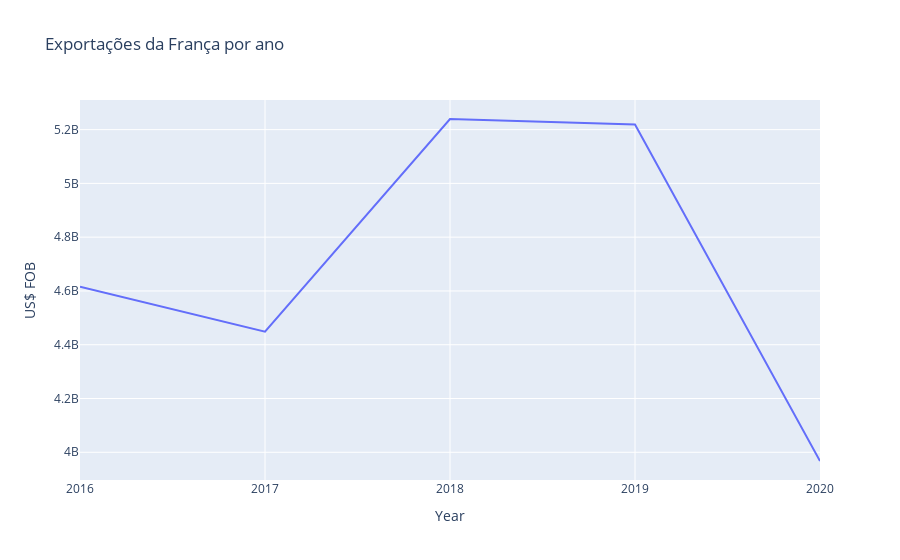

Notebook cell for this chart:
### Markdown cell above
###### Evolução das exportações para a França ao longo dos anos (US$)

### Code cell
# exportacao_ano = tabela.groupby(["Year", "Month"]).sum()
exportacao_ano = tabela.groupby("Year").sum()
exportacao_ano = exportacao_ano[["US$ FOB", "Net Weight"]]

def formatacao(valor):
    return f"$ {valor:,.2f}"

import plotly.express as px

exportacao_ano = exportacao_ano.reset_index()
grafico = px.line(exportacao_ano, x="Year", y="US$ FOB", title="Exportações da França por ano")
grafico.update_xaxes(type="category")
grafico.update_xaxes(rangemode="tozero")
grafico.show()

exportacao_ano["US$ FOB"] = exportacao_ano["US$ FOB"].map(formatacao)

display(exportacao_ano)

### Figure 1 — Plotly figure (JSON) as saved in the notebook; plotly's stock layout.template omitted (floating-point values rounded to 4 significant figures)
{"data": [{"hovertemplate": "Year=%{x}<br>US$ FOB=%{y}<extra></extra>", "legendgroup": "", "line": {"color": "#636efa", "dash": "solid"}, "marker": {"symbol": "circle"}, "mode": "lines", "name": "", "orientation": "v", "showlegend": false, "type": "scatter", "x": [2016, 2017, 2018, 2019, 2020], "xaxis": "x", "y": [4615500082, 4448705456, 5239424416, 5218723612, 3967594810], "yaxis": "y"}], "layout": {"legend": {"tracegroupgap": 0}, "title": {"text": "Exportações da França por ano"}, "xaxis": {"anchor": "y", "domain": [0, 1], "rangemode": "tozero", "title": {"text": "Year"}, "type": "category"}, "yaxis": {"anchor": "x", "domain": [0, 1], "title": {"text": "US$ FOB"}}}}
